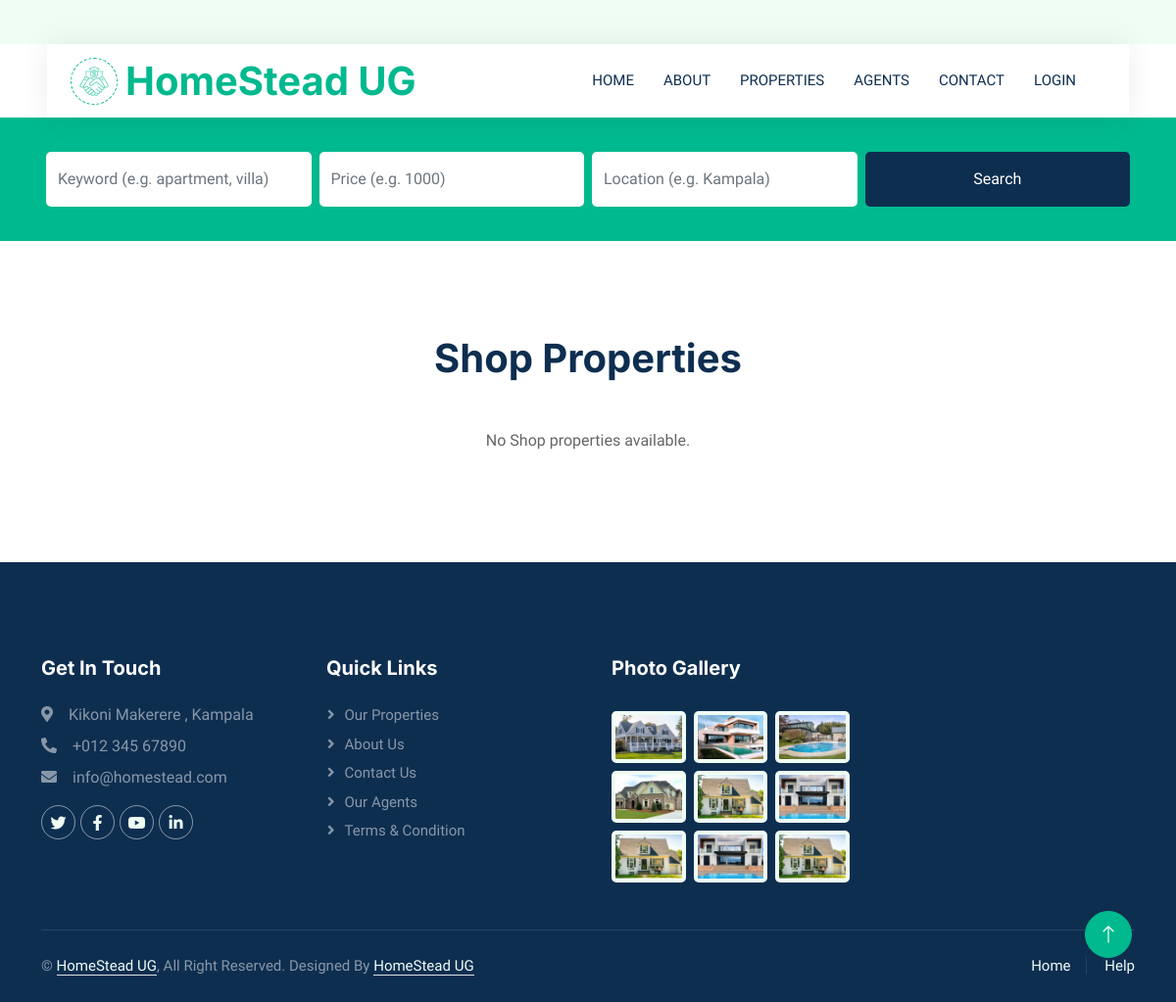
/type/1/, run on an earlier commit of the app's database.
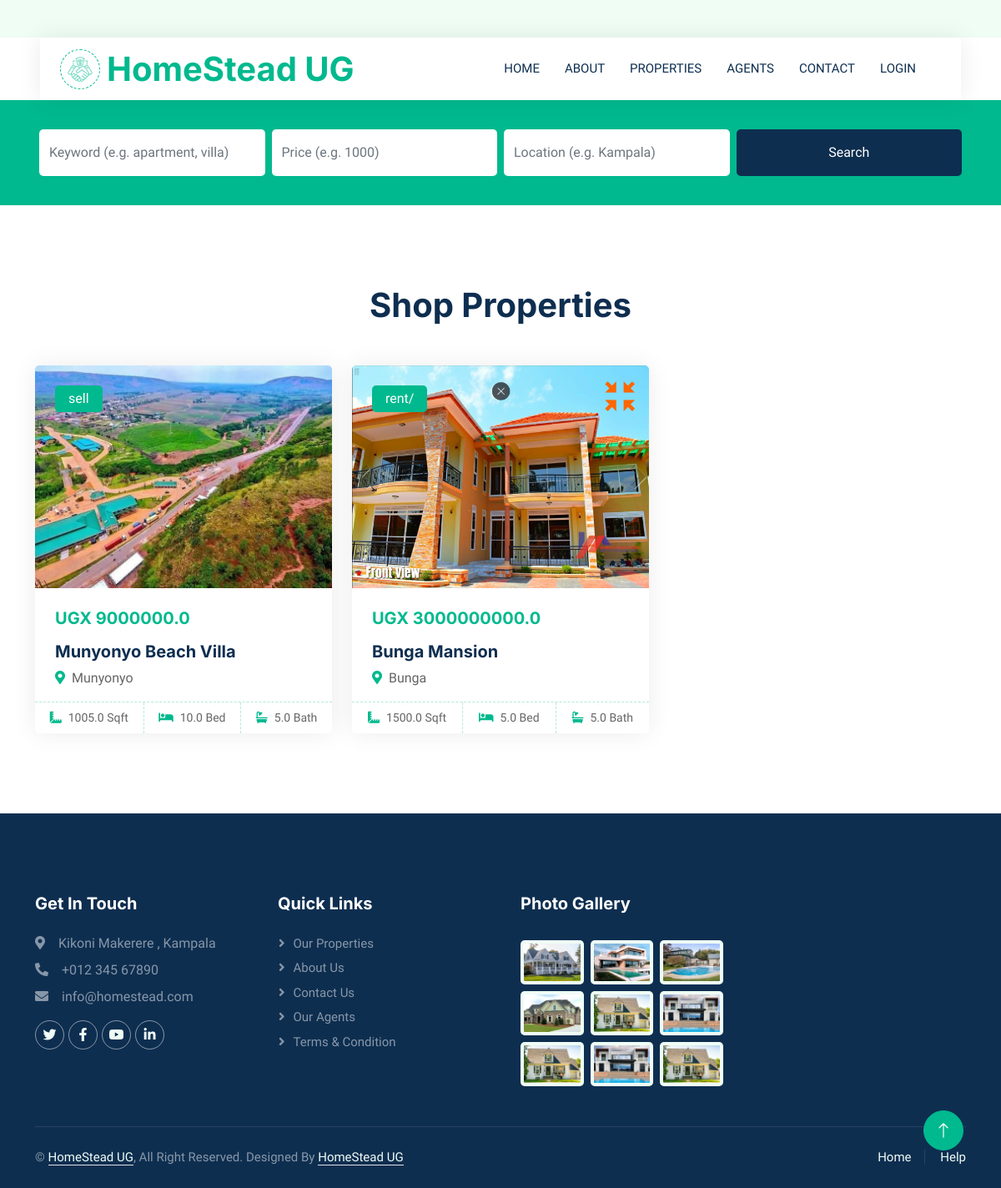
And on a later commit of the database.
### Home/models.py (models this page shows, shortened)
class Type(models.Model):
    name=models.CharField(max_length=50)

class Property(models.Model):
    name = models.CharField(max_length=100)
    agent = models.ForeignKey(Agent, on_delete=models.CASCADE, null=True, blank=True)
    price = models.FloatField(null=True)
    type = models.ForeignKey(Type, on_delete=models.CASCADE, default=1)
    picture= models.ImageField(upload_to='uploads/properties/',default=1)
    description = models.TextField(max_length=2000)
    size = models.FloatField(null=True)
    bedrooms = models.FloatField(null=True)
    bathrooms = models.FloatField(null=True)
    location = models.CharField(max_length=100, default='location')
    selrent = models.CharField(max_length=50,default='rent/sell')
    nav_video = models.FileField(
        upload_to="uploads/properties/videos/",
        null=True,
        blank=True
    )

### Home/views.py (the view)
# urls.py: path("type/<int:type_id>/", views.properytype, name="type"),
def properytype(request, type_id):
    property_type = get_object_or_404(Type, id=type_id)
    properties = Property.objects.filter(type=property_type).order_by("-id")
    return render(request, "property-type.html", {
        "properties": properties,
        "property_type": property_type,
    })

### Home/context_processors.py (called while the page is built)
def is_agent(request):
    if request.user.is_authenticated:
        return {'is_agent': request.user.groups.filter(name="Agents").exists()}
    return {'is_agent': False}

### Home/templates/property-type.html
{% extends "main.html" %}
{% load static %}
{% block body %}
<div class="container-xxl py-5">
    <div class="container">
        <div class="text-center mb-5">
            <h1 class="mb-3">{{ property_type.name }} Properties</h1>
        </div>
        <div class="row g-4">
            {% for property in properties %}
            <div class="col-lg-4 col-md-6">
                <div class="property-item rounded overflow-hidden">
                    <div class="position-relative overflow-hidden">
                        <a href="{% url 'propertydetail' property.id %}">
                            <img class="img-fluid" src="{{ property.picture.url }}" alt="{{ property.name }}">
                        </a>
                        <div class="bg-primary rounded text-white position-absolute start-0 top-0 m-4 py-1 px-3">
                            {{ property.selrent }}
                        </div>
                    </div>
                    <div class="p-4 pb-0">
                        <h5 class="text-primary mb-3">UGX    {{ property.price }}</h5>
                        <a class="d-block h5 mb-2" href="{% url 'propertydetail' property.id %}">{{ property.name }}</a>
                        <p><i class="fa fa-map-marker-alt text-primary me-2"></i>{{ property.location }}</p>
                    </div>
                    <div class="d-flex border-top">
                        <small class="flex-fill text-center border-end py-2">
                            <i class="fa fa-ruler-combined text-primary me-2"></i>{{ property.size }} Sqft
                        </small>
                        <small class="flex-fill text-center border-end py-2">
                            <i class="fa fa-bed text-primary me-2"></i>{{ property.bedrooms }} Bed
                        </small>
                        <small class="flex-fill text-center py-2">
                            <i class="fa fa-bath text-primary me-2"></i>{{ property.bathrooms }} Bath
                        </small>
                    </div>
                </div>
            </div>
            {% empty %}
            <p class="text-center">No {{ property_type.name }} properties available.</p>
            {% endfor %}
        </div>
    </div>
</div>
{% endblock body %}

What changed in the data, as far as the page shows it:
shown differently, row unchanged: Type "Shop": name "Shop" → (not shown)
added Property: picture (picture), selrent "sell", price "9000000.0", name "Munyonyo Beach Villa", location "Munyonyo", size "1005.0", bedrooms "10.0", bathrooms "5.0"
added Property: picture (picture), selrent "rent/", price "3000000000.0", name "Bunga Mansion", location "Bunga", size "1500.0", bedrooms "5.0", bathrooms "5.0"
Also different on the page:
text no longer shown: "No properties available."
